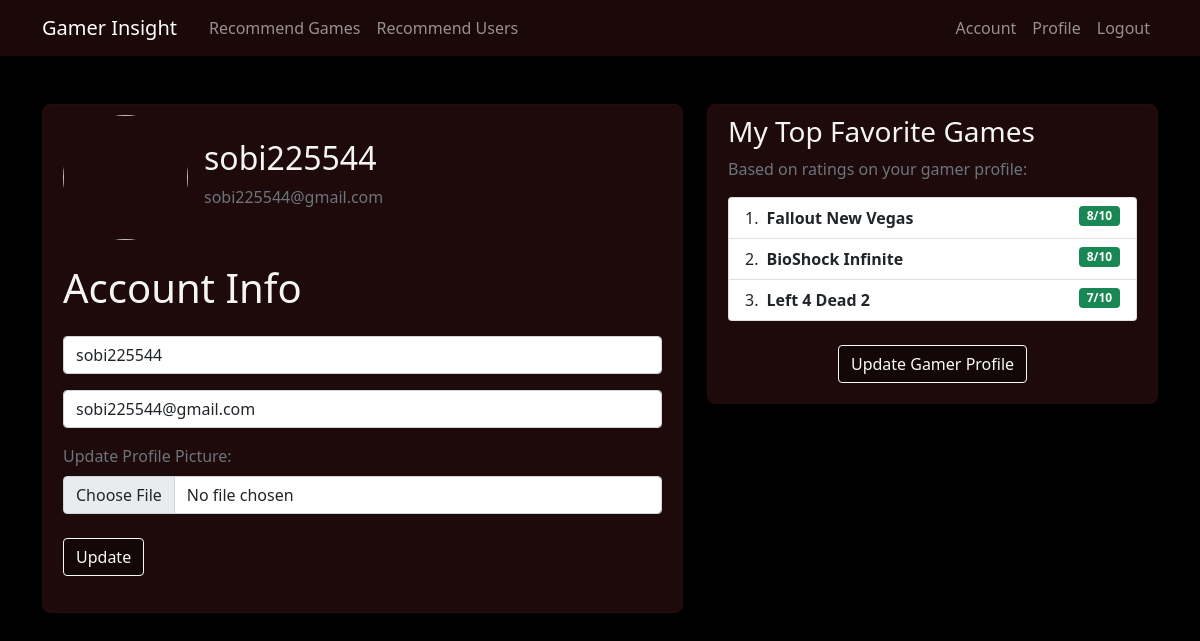
/account (signed in), run on the app's committed database.
### game_recommender/models.py (models this page shows, shortened)
class User(db.Model, UserMixin):
    __tablename__ = 'users'
    id = db.Column(db.Integer, primary_key=True)
    username = db.Column(db.String(20), unique=True, nullable=False)
    email = db.Column(db.String(50), unique=True, nullable=False)
    image_file = db.Column(db.String(50), nullable=False, default="default.jpg")
    password = db.Column(db.String(50), nullable=False)

class Rating(db.Model):
    __tablename__ = "ratings"
    rating_id = db.Column(db.Integer, primary_key=True)
    user_id = db.Column(db.Integer, db.ForeignKey("users.id"))
    game_id = db.Column(db.Integer, db.ForeignKey("games.id"))
    rating = db.Column(db.Integer)
    user = db.relationship("User", backref=db.backref("ratings", lazy=True))
    game = db.relationship("Game", backref=db.backref("ratings", lazy=True))

class Game(db.Model):
    __tablename__ = "games"
    id = db.Column(db.Integer, primary_key=True)
    title = db.Column(db.String(60), nullable=False)

### game_recommender/user_info/routes.py (the view)
@user_info.route("/account", methods=["GET", "POST"])
@login_required
def account():
    form = UpdateAccountForm()
    if form.validate_on_submit():
        if form.picture.data:
            picture_filename = save_picture(form.picture.data)
            current_user.image_file = picture_filename
        current_user.username = form.username.data
        current_user.email = form.email.data
        db.session.commit()
        flash("Your account has been updated!", "success")
        return redirect(url_for("user_info.account"))
    elif request.method == "GET":  # So that fields are not filled when form is invalidated on POST request
        form.username.data = current_user.username
        form.email.data = current_user.email
    game_ratings = Rating.query.filter_by(user_id=current_user.id).order_by(Rating.rating.desc()).all()
    image_file = url_for('static', filename='profile_pics/' + current_user.image_file)
    return render_template("user_info/account.html", title="Account", image_file=image_file, form=form, game_ratings=game_ratings)

### game_recommender/user_info/forms.py (shortened to what this page needs)
class UpdateAccountForm(FlaskForm):
    username = StringField("Username", validators=[DataRequired(), Length(min=5, max=20, message="Username must be between %(min)d and %(max)d characters long.")])
    email = EmailField("Email", validators=[DataRequired(), Email(), Length(min=15, max=40, message="Email must be between %(min)d and %(max)d characters long.")])
    picture = FileField('Update Profile Picture:', validators=[FileAllowed(['jpg', 'png'])])
    submit = SubmitField("Update")

### game_recommender/models.py (called while the page is built)
@login_manager.user_loader
def load_user(user_id): # This function is required in order to reload the user object from user ID stored in session
    return User.query.get(int(user_id))

### game_recommender/templates/user_info/account.html (shortened to what this page needs)
{% extends "layout.html" %}
{% block content %}
    <div class="container account-container mb-3" id="main">
        <div class="row">
            <div class="col-lg-7 sr-slide-left">
                <div class="content-section">
                    <div class="d-flex mb-4">
                        <img src="{{ image_file }}" class="rounded-circle account-img">
                        <div class="ms-3 mt-4 overflow-auto">
                            <h2>{{ current_user.username }}</h2>
                            <p class="text-secondary">{{ current_user.email }}</p>
                        </div>
                    </div>
                    <div>
                        <form action="" method="POST" enctype="multipart/form-data">
                            <h1 class="mb-4 sr-slide-top">Account Info</h1>
                            <div class="mb-3 sr-slide-top">
                                {% if form.username.errors %}
                                    {{ form.username(class="form-control is-invalid", autocomplete="off") }}
                                    <div class="invalid-feedback">
                                    {% for error in form.username.errors %}
                                        <span>{{ error }}</span>
                                    {% endfor %}
                                    </div>
                                {% else %}
                                    {{ form.username(class="form-control", autocomplete="off") }}
                                {% endif %}
                            </div>
                            <div class="mb-3 sr-slide-top">
                                {% if form.email.errors %}
                                    {{ form.email(class="form-control is-invalid", autocomplete="off") }}
                                    <div class="invalid-feedback">
                                    {% for error in form.email.errors %}
                                        <span>{{ error }}</span>
                                    {% endfor %}
                                    </div>
                                {% else %}
                                    {{ form.email(class="form-control", autocomplete="off") }}
                                {% endif %}
                            </div>
                            <div class="mb-3 sr-slide-top">
                                {{ form.picture.label(class="form-label text-muted") }}
                                {{ form.picture(class="form-control")}}
                            </div>
                            <div class="mb-3 sr-fade">
                                {{ form.submit(class="btn btn-outline-light mt-2 update-button") }}
                            </div>
                        </form>
                    </div>
                </div>
            </div>
            <div class="col-lg-5 sr-slide-right">
                <div class="content-section">
                    <h3>My Top Favorite Games</h3>
                    <p class="text-muted sr-slide-top">Based on ratings on your gamer profile:</p>
                    {% if game_ratings %}
                    <ol class="list-group list-group-numbered sr-slide-top">
                        {% for rating_object in game_ratings %}
                            <li class="list-group-item d-flex justify-content-between align-items-start">
                                <div class="fw-bold ms-2 me-auto overflow-auto">{{ rating_object.game.title }}</div>
                                <span class="badge bg-success ms-1">{{ rating_object.rating }}/10</span>
                            </li>
                        {% endfor %}
                    </ol>
                    <div class="mt-3 text-center sr-fade">
                        <a href="{{ url_for('user_info.profile') }}" class="btn btn-outline-light mt-2 update-button">Update Gamer Profile</a>
                    </div>
                    {% endif %}
                </div>
            </div>
        </div>
    </div>
{% endblock %}

### game_recommender/static/main.css (style rules this page uses)
.account-container { margin-top: 13vh; }
.account-img { width: 125px; height: 125px; }
.content-section { background: rgb(30, 10, 10); padding: 10px 20px 20px; border: 1px solid rgb(40, 12, 12); border-radius: 8px; margin-bottom: 20px; color: whitesmoke }
.update-button { background-color: rgb(20,7,7); font-weight: 500; }

### game_recommender/templates/user_info/account.html (style rules this page uses)
body { background-color: black; }

### data on the page
User: username "sobi225544", email "sobi225544@gmail.com"
Rating: game "Fallout New Vegas", rating "8"
Rating: game "BioShock Infinite", rating "8"
Rating: game "Left 4 Dead 2", rating "7"
